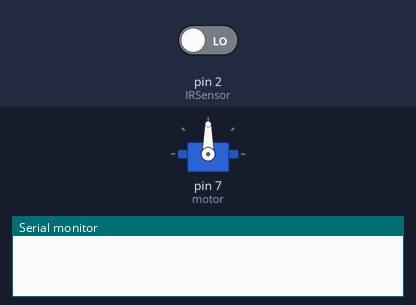
A sketch run on a simulated Arduino Uno, built with avr-gcc and run on an emulated ATmega328P. Shown: servo, the last lines printed to the serial monitor. The inputs (shaded band) are chosen by the test bench; at power-on: pin 2 (IRSensor) LOW.

Above: at 1.2 s.
1.3 s: pin 2 (IRSensor) driven HIGH
At 1.6 s:
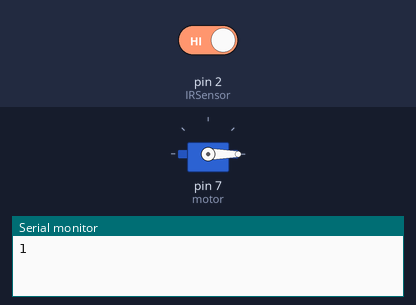
At 22.3 s:
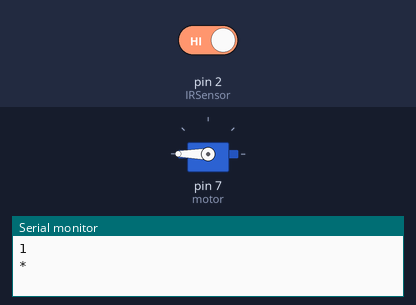
Timing chart, 0 to 44.6 s (numbered marks = the images above; inputs shaded):
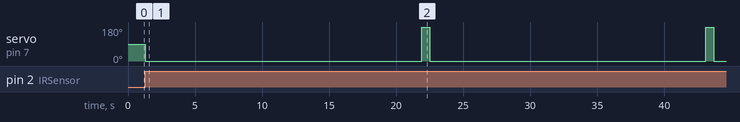

Measured:
- after the input at 1.3 s, servo on pin 7 (motor): alternates 180° for 0.60 s and 0° for 20.6 s, starting at once

The sketch:

arduino_magazine_trainning_3.ino
```cpp
//This program allows the door openning with both:
//(1) The infrared sensor and,
//(2) Maual activation


#include <Servo.h> //library to operate servo motors
Servo motor; //create servo object to control a servo

int IRSensor = 2; // connect ir sensor to arduino pin 2  //Lswitch = 2;
int active = 0; //variable to store if the switch was activated
int count = 0; //variable to store how many times the sensor was activated

unsigned long previousMillis = 0;
int interval=12000;


void setup() {
  Serial.begin(9600);  //This value of bits per second is by default
  motor.attach(7); //attaches the servo on pin 7 to the servo object

  pinMode(IRSensor, INPUT);// sensor pin INPUT  //INPUT_PULLUP
  //pinMode(motor,OUTPUT);
}

void loop() {
  int statusSensor = digitalRead (IRSensor);
  unsigned long currentMillis = millis();

  //motor.detach();
  //delay(1000);

//  if (digitalRead(Lswitch) == LOW){ //"LOW" means that the switch has been activated
//    statusSensor = 1;
//  }

  if (statusSensor == 1)
  {
    count = count+1;
    Serial.println(count);
    //Serial.print("\t");
    motor.attach(7);  //re-attach the servo to pin #7
    motor.write(0); // telling the motor to rotate continously (180 is full velocity in one direction, 0 full velocity in the other direction, 90 no movement)
    delay(600);  // motor will continue rotating for 0.6 seconds
    motor.detach(); // telling the motor to stop
    delay(20000);  // motor will remained stopped for 20 seconds
    Serial.println('*');
    motor.attach(7);  //re-attach the servo to pin #7
    motor.write(180); // telling the motor to rotate continously
    delay(600);  // motor will continue rotating for 0.6 seconds
    statusSensor = 0;
    //myTime = restart;
  } else {
    //active = 0;
    motor.detach();
    //delay(1000);
  }


// if ((currentMillis - previousMillis) == interval) {
//      // It's time to do something!
//    previousMillis = currentMillis; // Use the snapshot to set track time until next event
//    Serial.println(previousMillis);
//    count = count+1;
//    Serial.println(count);
//    //Serial.print("\t");
//    motor.attach(7);  //re-attach the servo to pin #7
//    motor.write(0); // telling the motor to rotate continously (180 is full velocity in one direction, 0 full velocity in the other direction, 90 no movement)
//    delay(600);  // motor will continue rotating for 0.6 seconds
//    motor.detach(); // telling the motor to stop
//    delay(50000);  // motor will remained stopped for 50 second
//    motor.attach(7);  //re-attach the servo to pin #7
//    motor.write(180); // telling the motor to rotate continously
//    delay(600);  // motor will continue rotating for 0.6 seconds
//
//   }
}
```
